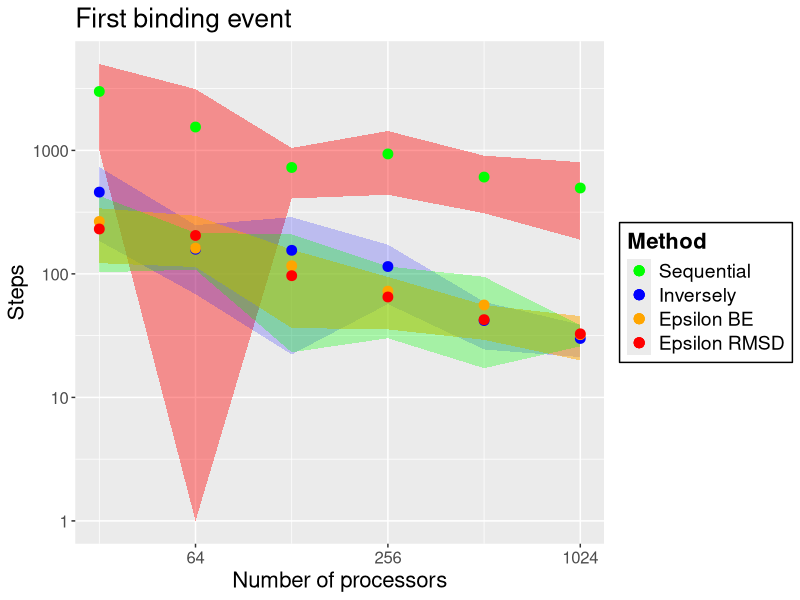
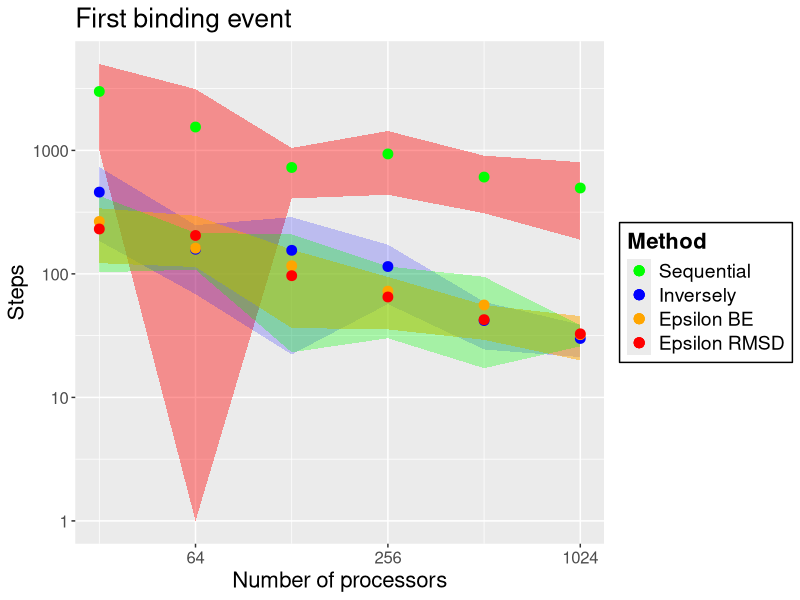

Here is the R script that generated these plots, in order:
library(ggplot2)
library(scales)
nproc = 2**seq(5,10)
meansSeq = c(3000,	1546,	727,	936,	608,	496)
errorSeq = c(2000,	1591,	319,	499,	298,	307)
fillSeq = rep("seq", times=6)
meansInv = c(459.3,	158.3,	155.2,	114.7,	41.9,	30)
errorInv = c(274.62,	89.83,	132.93,	57.69,	17.45, 8.81)
fillInv = rep("inv", times=6)
meansEpsBE = c(265.8,	161.5,	116.3,	72.5,	56,	32.2)
errorEpsBE = c(162.81,	53.23,	93.11,	42.38,	38.76,	6.30)
fillEpsBE = rep("be", times=6)
meansEpsRMSD = c(231,	204.6,	96.7,	65,	42.6,	32.7)
errorEpsRMSD = c(108.82,	90.87,	60.21,	29.48,	13.36,	12.78)
fillEpsRMSD = rep("rmsd", times=6)
errorCorrectedSeq = meansSeq-errorSeq
errorCorrectedSeq[2] = 1
errorCorrected = meansInv-errorInv
dd <- data.frame(nproc, meansSeq, meansInv, meansEpsBE, meansEpsRMSD, errorCorrected, errorSeq, errorInv,errorEpsBE, fillSeq, fillInv, fillEpsRMSD, fillEpsBE)

ggplot(dd) +
  geom_ribbon(aes(ymax=meansSeq+errorSeq, ymin = errorCorrectedSeq, x=nproc),fill="red", alpha=0.4)+
  geom_ribbon(aes(ymax=meansInv+errorInv, ymin = errorCorrected, x=nproc), fill = "blue", alpha=0.2)+
  geom_ribbon(aes(ymax=meansEpsRMSD+errorEpsRMSD, ymin = meansEpsRMSD-errorEpsRMSD, x=nproc), fill = "orange", alpha=0.5)+
  geom_ribbon(aes(ymax=meansEpsBE+errorEpsBE, ymin = meansEpsBE-errorEpsBE, x=nproc), fill = "green", alpha=0.3)+
  geom_point(aes(nproc, meansSeq, colour=fillSeq), size = 3, show.legend = TRUE ) +
  geom_point(aes(nproc, meansInv, colour=fillInv), size = 3, show.legend = TRUE ) +
  geom_point(aes(nproc, meansEpsBE, colour=fillEpsBE), size = 3, show.legend = TRUE) +
  geom_point(aes(nproc, meansEpsRMSD, colour=fillEpsRMSD), size = 3, show.legend = TRUE ) +
  # coord_trans(x="log2", y="log10")
  # show exponents
  scale_x_continuous(trans = log2_trans())+
                     # breaks = trans_breaks("log2", function(x) 2^x), 
                     # labels = trans_format("log2", math_format(2^.x))) +
  scale_y_continuous(trans = log10_trans())+
                     # breaks = trans_breaks("log10", function(x) 10^x),
                     # labels = trans_format("log10", math_format(10^.x)))
  guides(colour=guide_legend(title="Method"))+
  guides(fill=FALSE)+
  #guides(alpha=FALSE)+
  # guides(size=FALSE)+
  scale_colour_manual(name="Method",
                      breaks=c("seq", "inv", "be", "rmsd"),
                      values = c("green", "blue", "orange", "red"),
                      labels=c("Sequential", "Inversely", "Epsilon BE", "Epsilon RMSD"))+
  labs(title = "First binding event",
       y = "Steps", x = "Number of processors") +
  theme(title = element_text(size=16))+
  theme(legend.text = element_text(size=14)) +
  theme(axis.text = element_text(size=12))+
  theme(legend.title = element_text(face="bold"))+
  theme(legend.background = element_rect(colour = "black")) 

ggsave("plotPR.png",device="png", width = 20, height = 10, units = "cm", dpi=300)